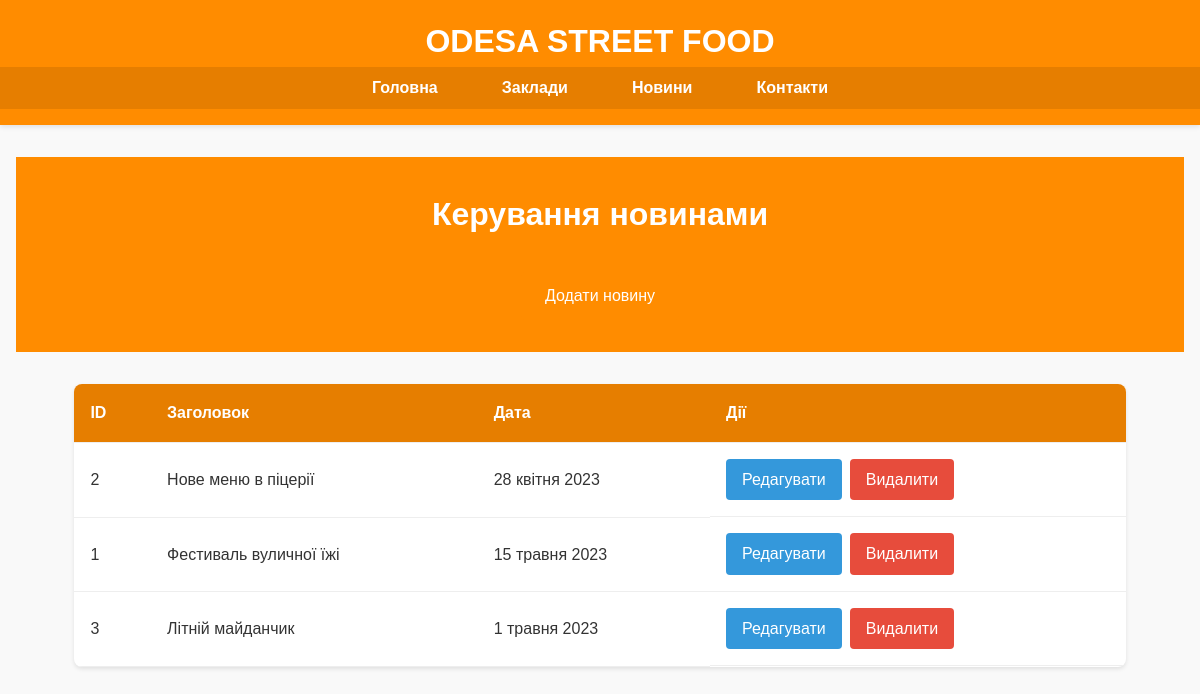
Page /admin/news on the committed database.
### tables this page shows
CREATE TABLE news
                 (
                     id
                     INTEGER
                     PRIMARY
                     KEY
                     AUTOINCREMENT,
                     title
                     TEXT
                     NOT
                     NULL,
                     date
                     TEXT
                     NOT
                     NULL,
                     content
                     TEXT
                     NOT
                     NULL,
                     image
                     TEXT
                     NOT
                     NULL
                 );

### app.py (the view)
@app.route('/admin/news')
def admin_news():
    conn = sqlite3.connect('news.db')
    c = conn.cursor()
    c.execute("SELECT * FROM news ORDER BY date DESC")
    news_items = [dict(zip(['id', 'title', 'date', 'content', 'image'], row)) for row in c.fetchall()]
    conn.close()
    return render_template('admin_news.html', now=datetime.now(), news_items=news_items)

### templates/admin_news.html (shortened to what this page needs)
{% extends "base_admin.html" %}
{% block content %}
<section class="admin-header">
    <h1>Керування новинами</h1>
    <a href="{{ url_for('add_news') }}" class="btn">Додати новину</a>
</section>
<section class="admin-news-list">
    <div class="container">
        <table>
            <thead>
                <tr>
                    <th>ID</th>
                    <th>Заголовок</th>
                    <th>Дата</th>
                    <th>Дії</th>
                </tr>
            </thead>
            <tbody>
                {% for item in news_items %}
                <tr>
                    <td>{{ item.id }}</td>
                    <td>{{ item.title }}</td>
                    <td>{{ item.date }}</td>
                    <td class="actions">
                        <a href="{{ url_for('edit_news', news_id=item.id) }}" class="btn-edit">Редагувати</a>
                        <a href="{{ url_for('delete_news', news_id=item.id) }}" class="btn-delete">Видалити</a>
                    </td>
                </tr>
                {% endfor %}
            </tbody>
        </table>
    </div>
</section>
{% endblock %}

### static/css/style.css (style rules this page uses)
body { font-family: 'Arial', sans-serif; margin: 0; padding: 0; line-height: 1.6; color: #333; background-color: #f9f9f9; }
.admin-header { background: #ff8c00; color: white; padding: 2rem 0; text-align: center; margin-bottom: 2rem; }
.admin-header h1 { margin: 0 0 1rem 0; font-size: 2rem; }
.admin-news-list table { width: 100%; border-collapse: collapse; margin-bottom: 2rem; background: white; box-shadow: 0 2px 4px rgba(0,0,0,0.1); border-radius: 8px; overflow: hidden; }
.admin-news-list th, .admin-news-list td { padding: 1rem; text-align: left; border-bottom: 1px solid #eee; }
.admin-news-list th { background: #e67e00; color: white; font-weight: bold; }
.actions { display: flex; gap: 0.5rem; }
.btn-edit { background: #3498db; color: white; padding: 0.5rem 1rem; border-radius: 4px; text-decoration: none; transition: background 0.3s; }
.btn-delete { background: #e74c3c; color: white; padding: 0.5rem 1rem; border-radius: 4px; text-decoration: none; transition: background 0.3s; }
.container { width: 90%; max-width: 1200px; margin: 0 auto; }
.btn { display: inline-block; background: #ff8c00; color: white; padding: 0.7rem 1.5rem; border-radius: 4px; text-decoration: none; margin-top: 1rem; transition: background 0.3s; }

### rows in the picture
news: id "2", title "Нове меню в піцерії", date "28 квітня 2023"
news: id "1", title "Фестиваль вуличної їжі", date "15 травня 2023"
news: id "3", title "Літній майданчик", date "1 травня 2023"
